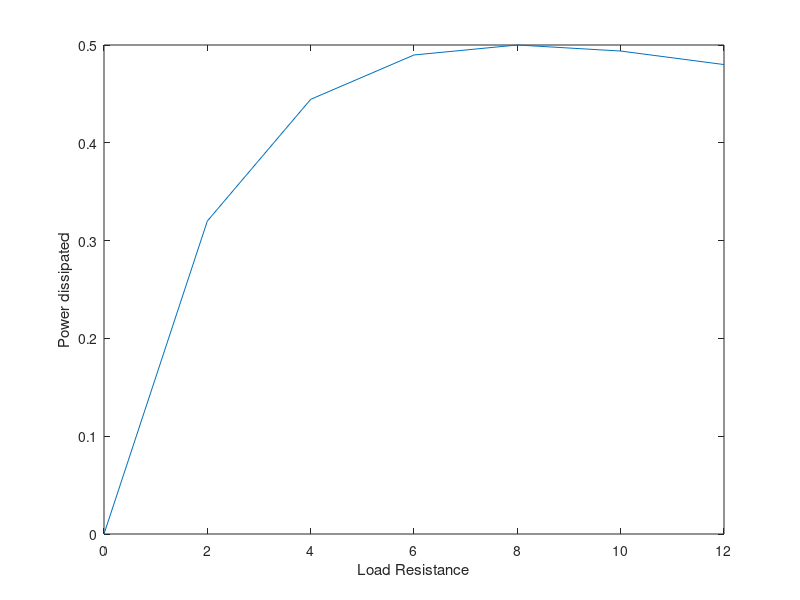

The MATLAB source for this figure:
clear all;
close all;
clc;
%The circuit diagram is as shown.
disp('Enter the values of sources S1 and S2:');
S1=input('');
S2=input('');
R=zeros(1,6);
disp('Enter the resistors R1,R2,R3,R4,R5');
for i=1:5
    R(i)=input('');
end
%Let the 1st node be grounded
%To calculate Thevenin Voltage
V1=0;
V4=S1;
V5=S2;
x=[-1/R(3) 1/R(1)+1/R(2)+1/R(3);1/R(3)+1/R(4) -1/R(3)];
y=[V4/R(1);V5/R(4)];
v=inv(x)*y;
Vt=v(1);
disp('Thus the Vth is:');
disp(Vt);
%To calculate Thevenin Resistance
a=R(1)*R(2)/(R(1)+R(2));
b=a+R(3);
c=b*R(4)/(b+R(4));
d=c+R(5);
Rt=d;
disp('The Rth is:');
disp(Rt);
%Power dissipation by load
i=0;
for r=0:2:12
    i(1,(r/2)+1)=Vt/(Rt+r);
end
r=[0 2 4 6 8 10 12];
disp('Power dissipated varies as:');
P=(i.^2).*r;
disp(P);
plot(r,P);
xlabel('Load Resistance');
ylabel('Power dissipated');
disp('Maximum power dissipated is: 9.3750 Watts');
disp('Maximum power is dissipated at 6 ohms load');
 
